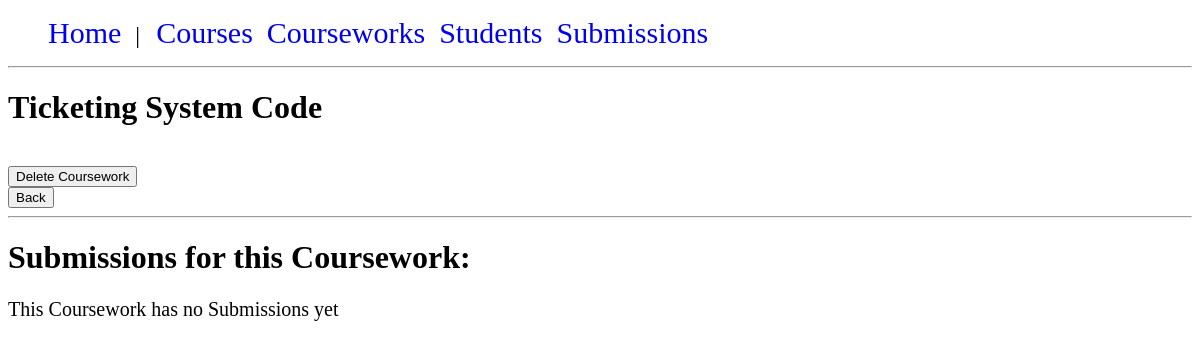
Page /courseworks/coursework_details.php?id=1 on the earlier database version.
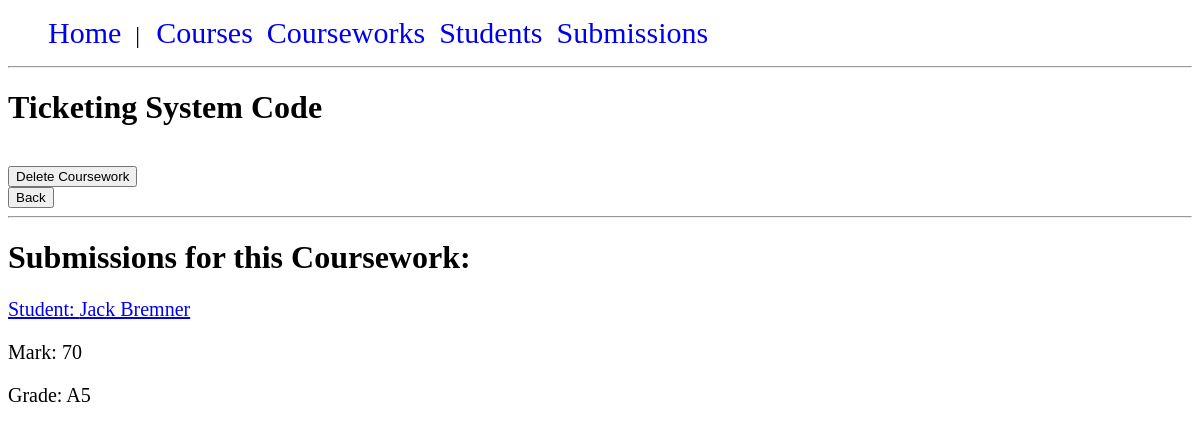
Same page on the later database version.
### tables this page shows
CREATE TABLE "submissions" (
	"submission_id"	INTEGER NOT NULL PRIMARY KEY AUTOINCREMENT UNIQUE,
	"coursework_id"	INTEGER NOT NULL,
	"student_id"	INTEGER NOT NULL,
	"mark"	INTEGER(100),
	"hand_in_date"	DATE NOT NULL,
	"second_submission"	BOOLEAN NOT NULL DEFAULT 0,
	"grade"	TEXT(3),
	FOREIGN KEY("coursework_id") REFERENCES "courseworks"("coursework_id"),
	FOREIGN KEY("student_id") REFERENCES "students"("student_id")
);

CREATE TABLE "students" (
	"student_id"	INTEGER NOT NULL UNIQUE,
	"name"	TEXT(50) NOT NULL,
	PRIMARY KEY("student_id")
);

### courseworks/coursework_functions.php (called while the page is built, shortened)
<?php
if (php_sapi_name() == "cli") {
    require_once getcwd().'../database/dbconnection.php';
} else {
    require_once $_SERVER['DOCUMENT_ROOT'].'/database/dbconnection.php';
}
function getCourseworkById($coursework_id) {
    $query = "SELECT * FROM courseworks WHERE coursework_id=?";
    $coursework = DB::run($query, [$coursework_id])->fetch(PDO::FETCH_ASSOC);
    return $coursework;
}
function getSubmissionsByCourseworkId($coursework_id) {
    $query = "SELECT submission_id, hand_in_date, name as student_name, mark, grade FROM submissions sub
              JOIN students stu ON sub.student_id = stu.student_id
              WHERE coursework_id = ?";
    $submissions = DB::run($query, [$coursework_id])->fetchAll(PDO::FETCH_ASSOC);
    return $submissions;
}

### database/dbconnection.php (called while the page is built, shortened)
<?php
class DB {
    private static $instance = null;
    private static $pdo;
    public function __construct() {
        if (php_sapi_name() == "cli") {
            self::$pdo = new PDO("sqlite:database/courseworkapp.db");
        }
        else {
            self::$pdo = new PDO("sqlite:".$_SERVER['DOCUMENT_ROOT']."/database/courseworkapp.db");
        }
}
    public static function getInstance() : DB {
        if(!self::$instance)
        {
            self::$instance = new DB();
        }
        return self::$instance;
    }
    public static function run($sql, $params = NULL) {
        $stmt = self::$pdo->prepare($sql);
        $stmt->execute($params);
        return $stmt;
    }
}

### courseworks/coursework_details.php (the view, shortened to what this page needs)
<?php
require_once 'coursework_functions.php';
$coursework_id = htmlspecialchars($_GET["id"]);
$coursework = getCourseworkById($coursework_id);
$submissions = getSubmissionsByCourseworkId($coursework_id);
if ($coursework) {
    echo '<h1>' . $coursework['name'] . '</h1>';
    echo '<br>';
    echo '<form action="" method="post">
            <input type="hidden" name="delete" value="' . $coursework_id . '"/>
            <input type="submit" value="Delete Coursework">
        </form>';
    echo '<button type="button" onclick="javascript:history.back()">Back</button>';
    echo '<br>';
    echo '<hr>';
    echo '<h1>Submissions for this Coursework: </h1>';
    if ($submissions) {
        foreach ($submissions as $submission) {
            echo "<a href='/submissions/submission_details.php?id=" . $submission['submission_id'] . "'> Student: ". $submission['student_name'] . "</a>";
            if ($submission['mark']) {
                echo '<p>Mark: ' . $submission['mark'] . '</p>';
                echo '<p>Grade: ' . $submission['grade'] . '</p>';
            }
        }
    } else {
        echo '<p>This Coursework has no Submissions yet</p>';
    }
} else {
    echo 'There was a problem, please try again';
}
?>

Differences in the rows shown:
added submissions: student.name "Jack Bremner", mark "70", grade "A5"
Other differences:
text no longer shown: "This Coursework has no Submissions yet"
